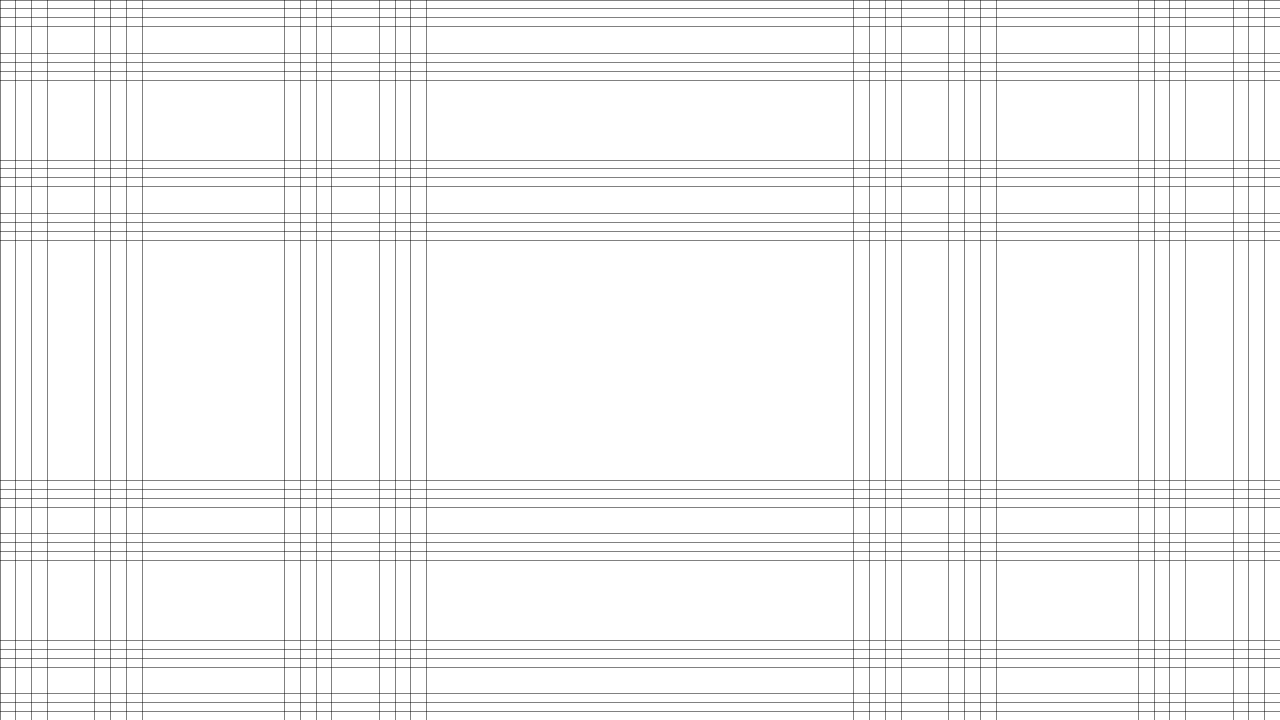
#> input picture images/CantorStone_Tier4.png, 2560 x 1440 px, found by its file name (shown at 1/2 size)
$ python FractalDimensionTestBench.py
#> lines starting #> are read from the running program, lines starting #| are printed output that depends on the picture; long printed decimals are rounded
### src/Util/FractalDimension.py
from matplotlib import pyplot as plt
import numpy as np
from PIL import Image, ImageOps

def _checkBoxForValue(F: list, xyInt : tuple) -> bool :
    """ p0 and p1 are the top two end points, left and right respectively. """
    #calculate resolution
    res = len(F)

    # get x loop start and end points
    xy_0 = int(np.ceil(xyInt[0]))
    xy_n = int(np.floor(xyInt[1]))
    xy_n = ( xy_n if xy_n < res else res - 1 )

    #loop over the box endpoints
    for y in range(xy_0, xy_n + 1) :
        for x in range(xy_0, xy_n + 1) :
            if F[y][x] == 1 :
                return True
    return False

def _calculateBoxCount(F : list, delta : float) -> int :
    #calculate resolution
    res = len(F)
    #calculate the x and y vectors from the required amount of points
    num_xy = int(np.floor(1 / delta)) + 1
    xyVec = np.linspace(0, res, num_xy, True)

    _boxCount = 0
    #loop over delta-sized boxes
    for y in range(1, len(xyVec)) :
        for x in range(1, len(xyVec)) :
            xyInt = (xyVec[x-1], xyVec[x])

            if _checkBoxForValue(F, xyInt) :
                _boxCount = _boxCount + 1

    return _boxCount

def BoxCountingDimension(filename : str, tol : float) -> float :
    """ Compute the box counting dimension of set F with delta approaching zero within some tolerance. """
#> called with tol = 0.001

    img = Image.open(filename)
#> img is the input picture: PIL image 2560x1440 RGB; 96.7% white; black in thin lines or dots
    res_w, res_h = img.size
#> res_w = 2560; res_h = 1440
    dim = max(res_w, res_h)
#> dim = 2560
    img = img.resize((dim, dim))
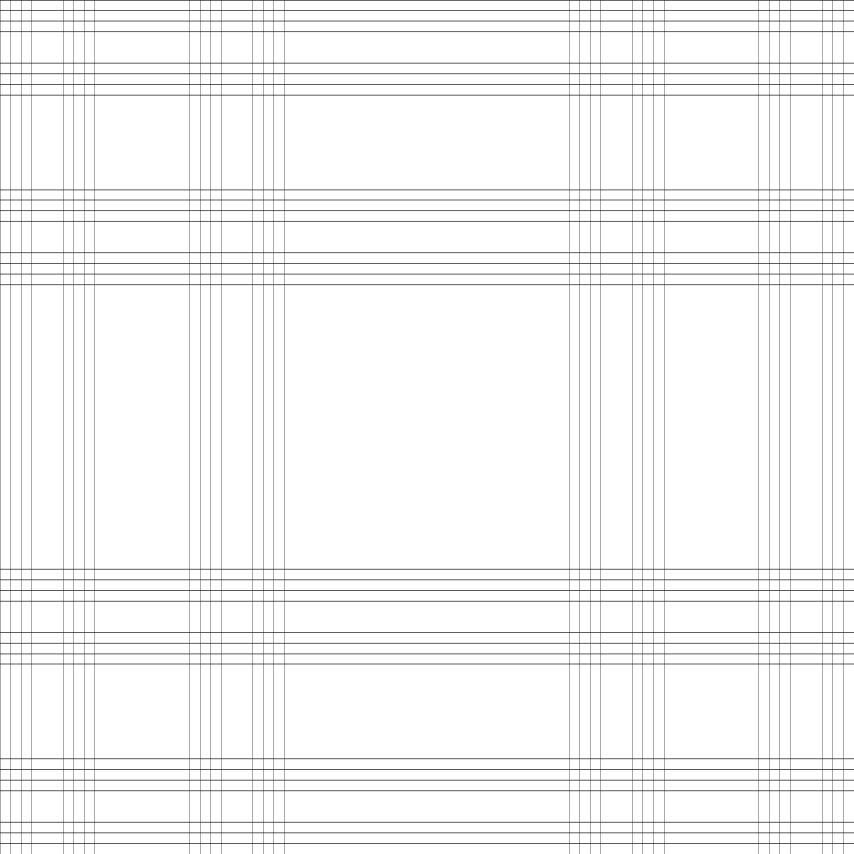
#> img: PIL image 2560x2560 RGB (shown at 1/3 size); min 0, max 255, mean 246.1

    pixels = ImageOps.grayscale(img).load()
    threshold = 0.5 * 255

    F = []
    for y in range(dim) :
        F.append([])
        for x in range(dim) :
            F[y].append(0 if pixels[x,y] >= threshold else 1)
#> after the loop, F = 2560 items

    delta = 0.5 #init to get in the loop
    N_Seq = []
    delta_Seq = []
    while delta > tol :
        N_del = _calculateBoxCount(F, delta)

        delta_Seq.append(delta)
        N_Seq.append(N_del)

        delta = delta / 2
#> this loop made 9 passes
#> N_del on passes 1 to 9: 4, 16, 48, 160, 512, 1792, 4608, 10752, 23040
#> after the loop, N_Seq = [4, 16, 48, 160, 512, 1792, 4608, 10752, 23040]; delta = 0.000977; delta_Seq = [0.5, 0.25, 0.125, 0.0625, 0.0312, 0.0156, 0.00781, 0.00391, 0.00195]

    #calculate the loglog data points
    xs = -1 * np.log(delta_Seq)
#> xs = [0.693, 1.39, 2.08, 2.77, 3.47, 4.16, 4.85, 5.55, 6.24]
    ys = np.log(N_Seq)
#> ys = [1.39, 2.77, 3.87, 5.08, 6.24, 7.49, 8.44, 9.28, 10.04]

    #plot the N sequence
    A = np.vstack([xs, np.ones(len(xs))]).T
#> A = [[0.693, 1], [1.39, 1], [2.08, 1], [2.77, 1], [3.47, 1], [4.16, 1], [4.85, 1], [5.55, 1], [6.24, 1]]
    m,b = np.linalg.lstsq(A, ys, None)[0]
#> m = 1.58; b = 0.591
    plt.plot(xs,ys,'ro')

    print('Dimension:', m)
#| Dimension: 1.580

    #plot the regression line on top of the sequence
    def line(x) : return m*x+b
    ys = line(xs)
#> ys = [1.69, 2.78, 3.88, 4.97, 6.07, 7.16, 8.26, 9.35, 10.45]
    plt.plot(xs,ys)

    #label the plot axes
    plt.xlabel('delta sequence')
    plt.ylabel('N_delta Sequence')

    plt.show()
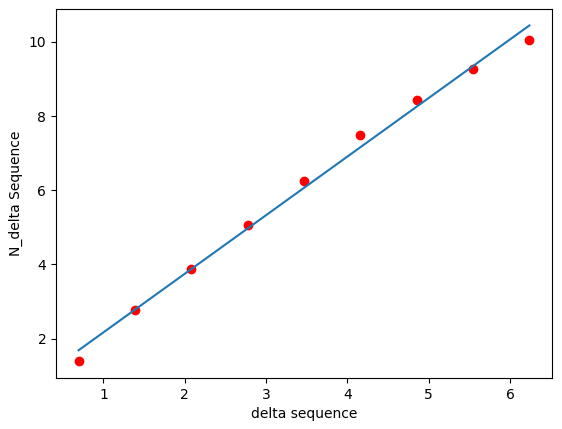
#> figure drawn by matplotlib, 1 panel


### src/TestBenches/FractalDimensionTestBench.py
import os, sys

app_path = os.path.dirname(os.path.realpath('FractalDimension.py'))
sys.path.append(os.path.join(app_path,'src'))

import Util.FractalDimension as fd

fd.BoxCountingDimension(os.path.join(app_path, 'images', 'CantorStone_Tier4.png'), 10**-3)
